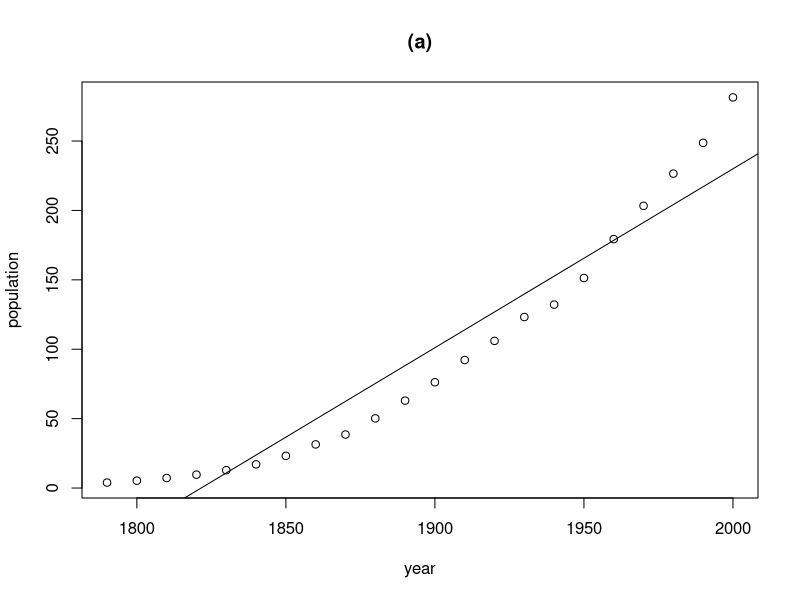
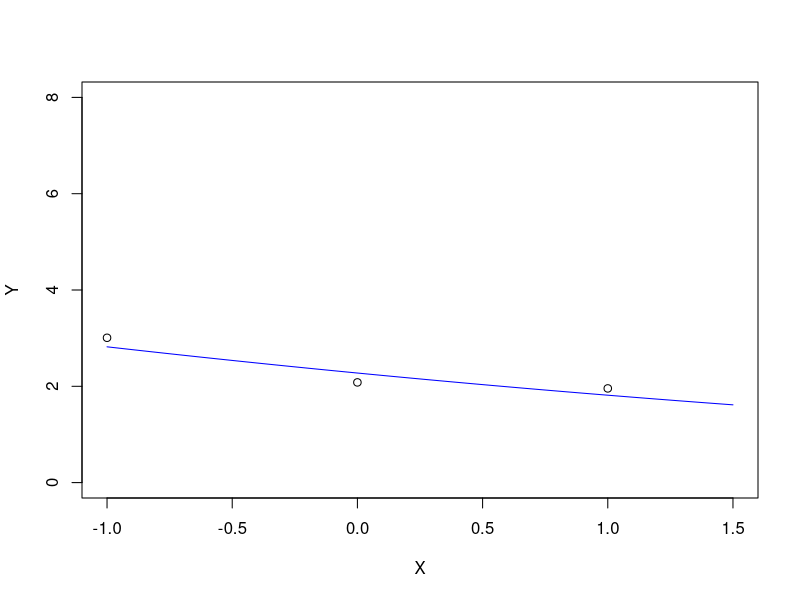
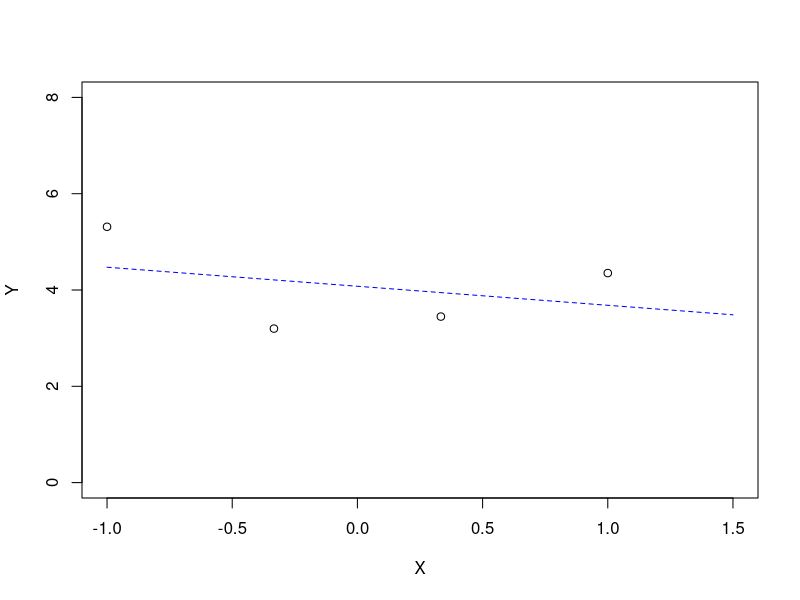
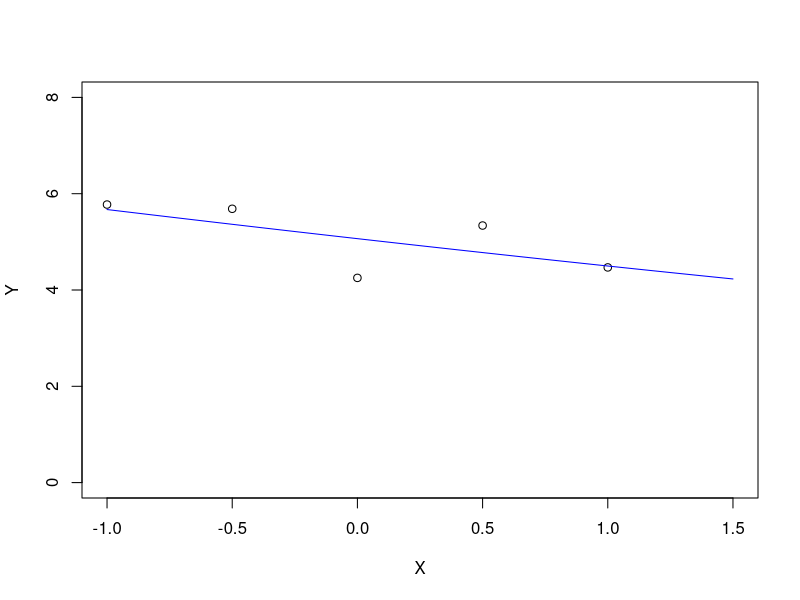
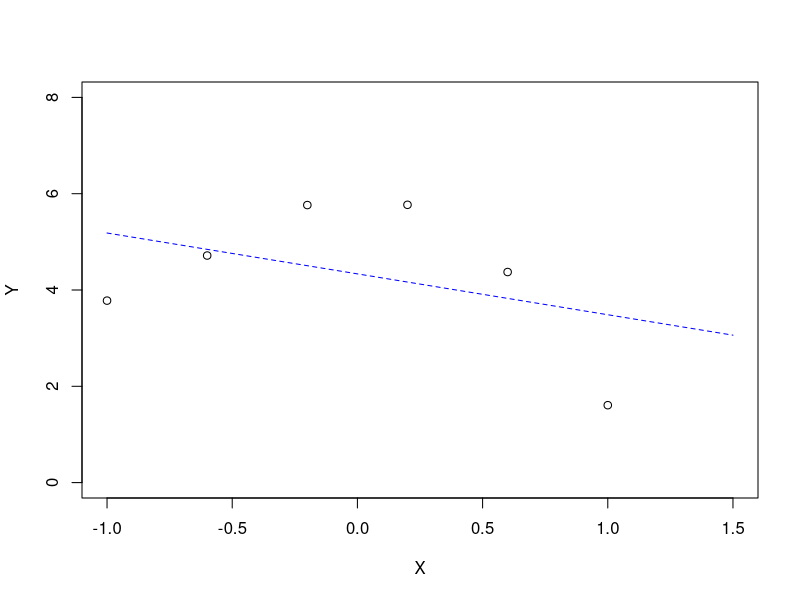
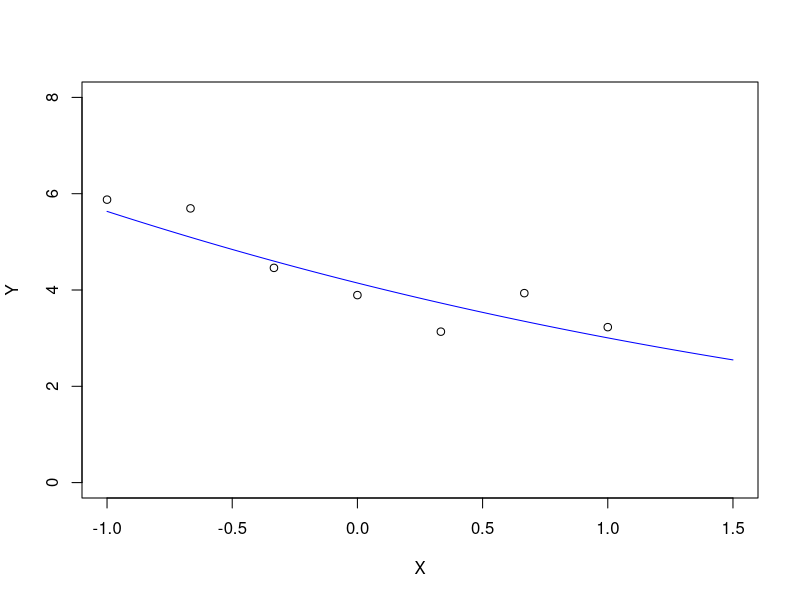
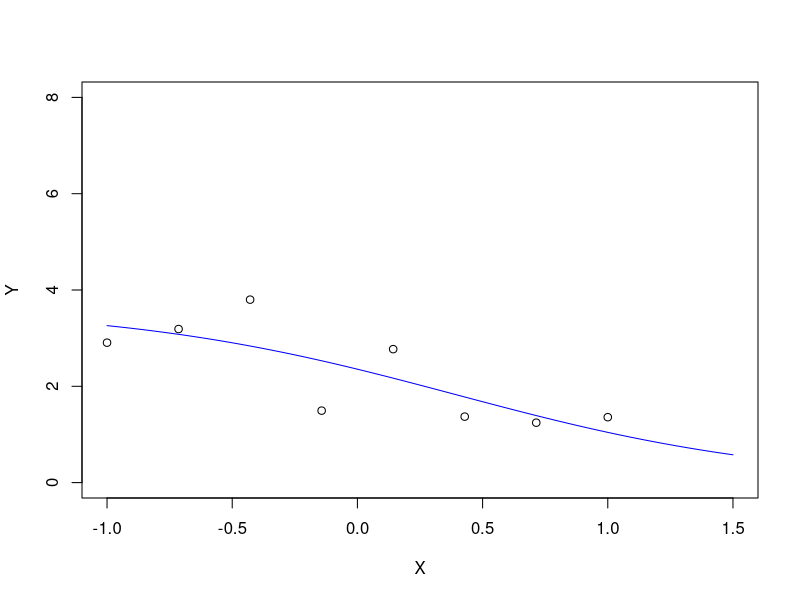
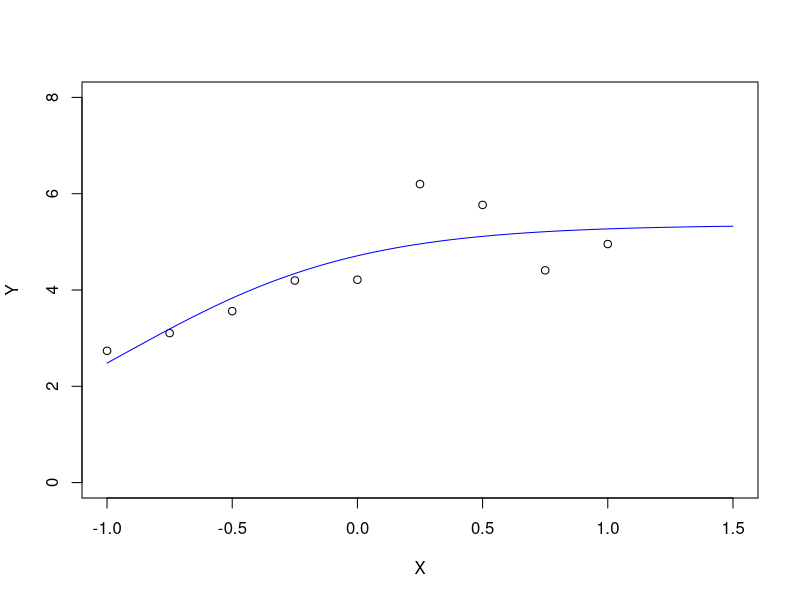

Recreate these plots in R, in order.
## ---- chunk 1
library(car)

plot(population ~ year, data = USPop, main = "(a)")
abline(lm(population ~ year, data = USPop))

# model <- nls(population ~ theta1  / (1 + exp( - (theta2 + theta3 * year))),
#              data = USPop)
# trzeba wymyślić jakieś wartości startowe

# starting values

# choose t1, which is larger than any value in the data
t1 <- 400
model_start <- lm(logit(population / t1) ~ year, USPop)

starts <- c(t1, model_start$coefficients)
names(starts) <- c("theta1", "theta2", "theta3")

model <- nls(population ~ theta1  / (1 + exp(- (theta2 + theta3 * year))),
             data = USPop,
             start = starts,
             trace = TRUE)

.give_random_data <- function(n) {
  x <- seq(-1, 1, length.out = n)
  t1 <- 5
  t2 <- sample(c(-1, 1), 1)
  t3 <- sample(c(-1, 1), 1)
  y <- abs(t1  / (1 + exp(- (t2 + t3 * x))) + rnorm(n, 0, 0.8)) + 1
  data.frame(X = x, Y = y)
}

f <- function(my_data, n = 4) {
  if (missing(my_data)) my_data <- .give_random_data(n)

  t1 <- max(my_data$Y) * 2
  model_start <- lm(logit(Y / t1) ~ X, my_data)

  starts <- c(t1, model_start$coefficients)
  names(starts) <- c("theta1", "theta2", "theta3")

  make_model <- function(my_data) {
     nls(
        Y ~ theta1 / (1 + exp(- (theta2 + theta3 * X))),
        data = my_data,
        start = starts,
        # trace = TRUE,
        control = nls.control(warnOnly = TRUE)
      )
  }
  make_simple_model <- function(my_data) lm(Y ~ X, my_data)

  model <- tryCatch(
    make_model(my_data),
    warning = function(w) {
      if (paste(strsplit(w$message, " ")[[1]][1:2], collapse = " ") %in%
          c("singular gradient", "number of", "step factor")) {
        model <- suppressWarnings(make_model(my_data))
        if (any(abs(coefficients(model)[1:3]) > 50))
          model <- make_simple_model(my_data)
        model
      } else {
        print(w$message)
        make_simple_model(my_data)
      }
    }
  )

  x_p <- seq(-1, 1.5, length.out = 100)
  new.data <- data.frame(X = x_p)
  yhat <- predict(model, new.data)
  print(model)
  plot(my_data, xlim = c(-1, 1.5), ylim = c(0, 8))
  lty <- if (class(model) == "nls") 1 else 2
  lines(x_p, yhat, col="blue", lty = lty)
}
f(n = 3)
f(n = 4)
f(n = 5)
f(n = 6)
f(n = 7)
f(n = 8)
f(n = 9)

# a może warto by dodać addytywną stałą?
